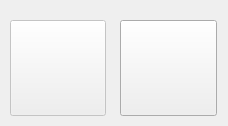
<?xml version="1.0" encoding="UTF-8"?>
<ui version="4.0">
 <class>PagePaintCalibrationDataCollection</class>
 <widget class="QDialog" name="PagePaintCalibrationDataCollection">
  <property name="geometry">
   <rect>
    <x>0</x>
    <y>0</y>
    <width>228</width>
    <height>126</height>
   </rect>
  </property>
  <property name="windowTitle">
   <string>Data collection</string>
  </property>
  <widget class="QPushButton" name="pushButtonCamera">
   <property name="enabled">
    <bool>false</bool>
   </property>
   <property name="geometry">
    <rect>
     <x>10</x>
     <y>20</y>
     <width>96</width>
     <height>96</height>
    </rect>
   </property>
   <property name="autoFillBackground">
    <bool>false</bool>
   </property>
   <property name="styleSheet">
    <string notr="true">background-image: url(:/res-icon/camera_96.png);</string>
   </property>
   <property name="text">
    <string/>
   </property>
  </widget>
  <widget class="QPushButton" name="pushButtonComputer">
   <property name="geometry">
    <rect>
     <x>110</x>
     <y>20</y>
     <width>117</width>
     <height>96</height>
    </rect>
   </property>
   <property name="styleSheet">
    <string notr="true">background-image: url(:/res-icon/computer_96.png);
margin-right:10px;
margin-left:10px;</string>
   </property>
   <property name="text">
    <string/>
   </property>
  </widget>
 </widget>
 <resources/>
 <connections/>
</ui>
